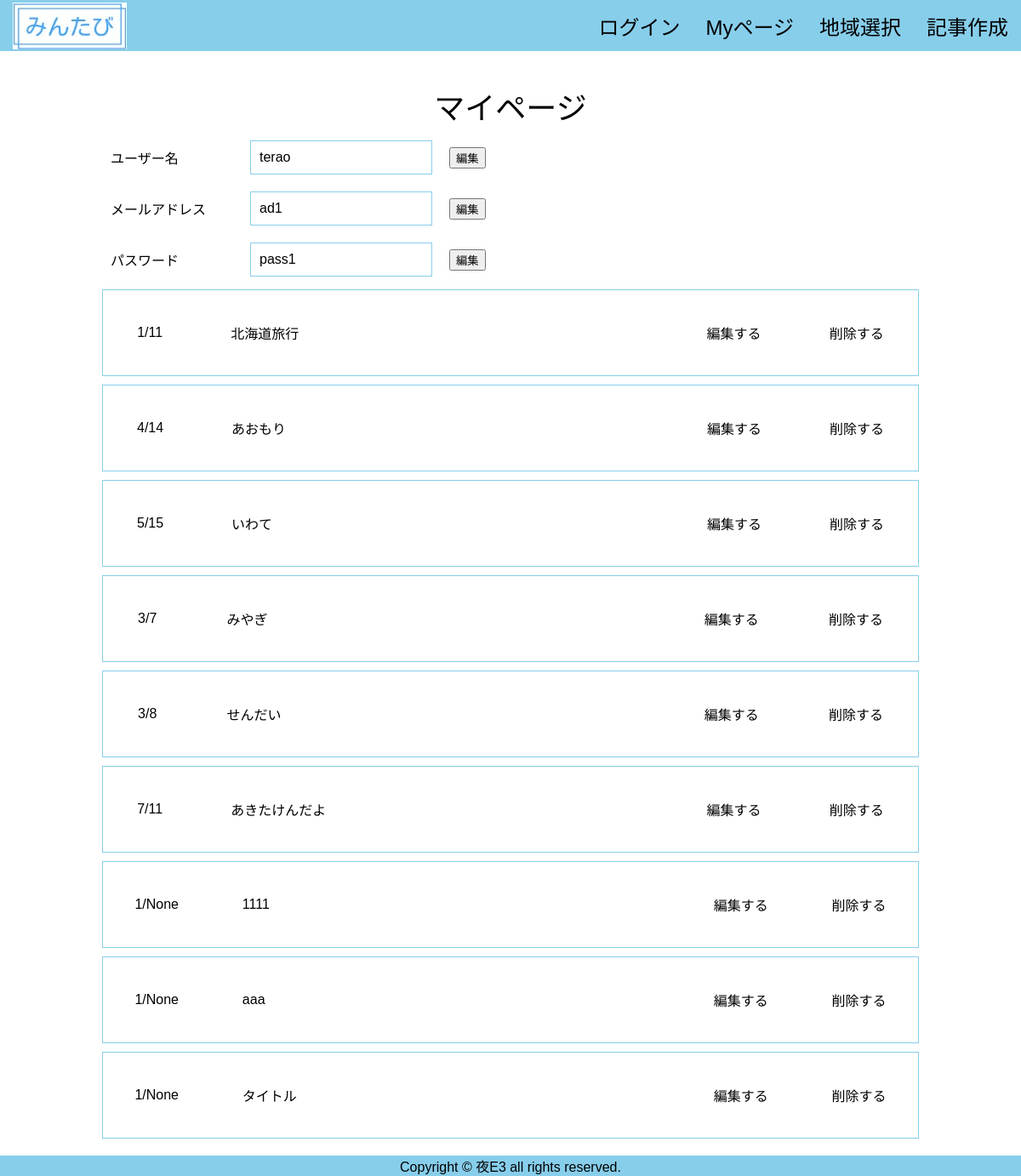
The app's page /mypage (signed in), older data.
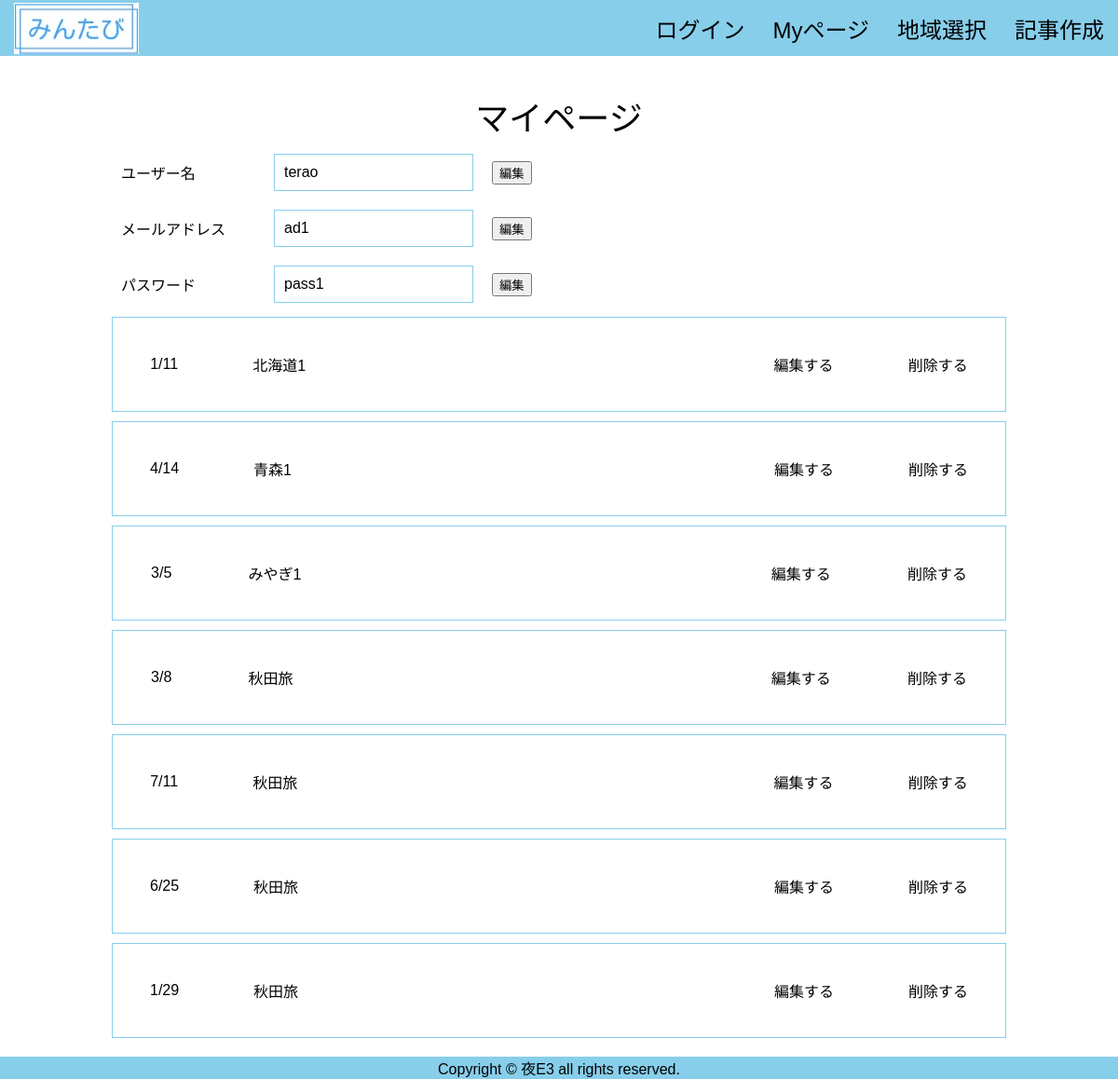
The same page, newer data.
### tables this page shows
CREATE TABLE "page" (
	"ID"	INTEGER PRIMARY KEY AUTOINCREMENT,
	"userID"	INTEGER,
	"editPASS"	TEXT,
	"title"	TEXT,
	"prefectures"	INTEGER,
	"month"	INTEGER,
	"date"	INTEGER,
	"flag"	INTEGER,
	"period"	TEXT
);

### app.py (the view)
@app.route('/mypage')
def mypage():
    user_id =session ["user_id"]
    conn = sqlite3.connect('flaskapp.db')
    c = conn.cursor()
    c.execute("select name, adress, pass from users where id=?", (user_id,))
    user_info = c.fetchone()
    c.execute(
        "select prefectures, month, date, title, id from page where flag=0 and UserID=?", (user_id,))
    page = []
    for row in c.fetchall():
        page.append({"area": row[0], "month": row[1],
                     "date": row[2], "title": row[3], "pageid": row[4]})
    c.close()
    print(user_info)
    print(page)
    print(user_id)
    return render_template('mypage.html', page=page, user_info=user_info)

### templates/mypage.html
<!DOCTYPE html>
{% extends 'base.html' %}
{% block content %}
<div class="title">マイページ</div>
<div class="mypg_box1">
    <div class="f_item1">ユーザー名</div>
    <div class="f_item2">{{user_info[0]}}</div>
    <div class="f_item3"><button>編集</button></div>
</div>
<div class="mypg_box1">
    <div class="f_item1">メールアドレス</div>
    <div class="f_item2">{{user_info[1]}}</div>
    <div class="f_item3"><button>編集</button></div>
</div>
<div class="mypg_box1">
    <div class="f_item1">パスワード</div>
    <div class="f_item2">{{user_info[2]}}</div>
    <div class="f_item3"><button>編集</button></div>
</div>
{% for item in page %}
<div class="mypg_box2">
    <div class="my_item1">{{item["month"]}}/{{item["date"]}}</div>
    <div class="my_item2">{{item["title"]}}</div>
    <div class="my_item3">編集する</div>
    <div class="my_item4"><a href="/deletepage/{{item['pageid']}}">削除する</a></div>
</div>
{% endfor %}
{% endblock %}

Row changes from the older to the newer data that the page shows:
no longer on this page (row edited): page: month "5", date "15", title "いわて"
no longer on this page (row edited): page: month "3", date "7", title "みやぎ"
no longer on this page (row edited): page: month "1", date "None", title "1111"
no longer on this page (row edited): page: month "1", date "None", title "aaa"
changed page: title "北海道旅行" → "北海道1"
changed page (number 2 of 7 on the later page): title "あおもり" → "青森1"
now on this page (row edited): page: month "3", date "5", title "みやぎ1"
changed page (number 4 of 7 on the later page): title "せんだい" → "秋田旅"
changed page (number 5 of 7 on the later page): title "あきたけんだよ" → "秋田旅"
now on this page (row edited): page: month "6", date "25", title "秋田旅"
changed page (number 7 of 7 on the later page): date "None" → "29"; title "タイトル" → "秋田旅"
